Frame 1 (no input): blank canvas, image omitted
Frame 60 (the mouse pressed at the canvas centre just before this capture): blank canvas, image omitted
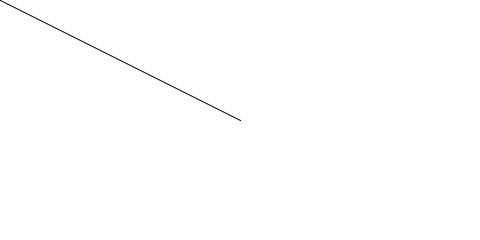
Frame 120 (the mouse held since frame 60 and released just before this capture)

The Processing sketch whose frames 1 and 60 were blank and that drew this single picture after the mouse press (run headless with seeded random() and noise(); from frame 60 on, the mouse is pressed at the canvas centre):

// Processing sketch: example_03_04_continuousline
// ── example_03_04_continuousline.pde
// Learning Processing
// Daniel Shiffman
// http://www.learningprocessing.com

// Example 3-4: Drawing a continuous line
void setup() {
  size(480, 240);
  background(255);
}

void draw() {
  stroke(0);
  
  // Draw a line from previous mouse location to current mouse location.
  line(pmouseX, pmouseY, mouseX, mouseY);
}
